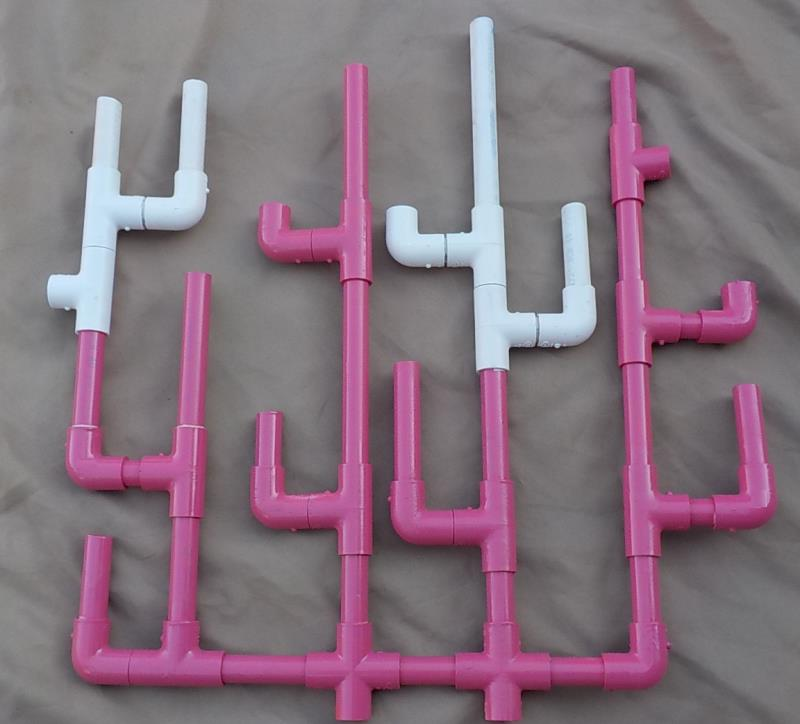
#> input picture controls_pyqt/coral.png, 800 x 724 px
$ python -i coral_task.py   (imports and definitions only)
#> lines starting #> are read from the running program, lines starting #| are printed output that depends on the picture; after the words box and inside, x2 and y2 are one past the last pixel; in counts of white or black regions, pixels touching at a corner belong together
import cv2
import numpy as np
import imutils
from imutils import contours
# [10 lines not run here, left out]


def picture_lines(pictures):
#> called with pictures = 'controls_pyqt/coral.png'
    img = cv2.imread(pictures)
#> img is the input picture: shape (724, 800, 3); mean B, G, R 125.8, 113.2, 132.9
    picture = cv2.cvtColor(img, cv2.COLOR_BGR2HSV)
#> picture: shape (724, 800, 3); mean H, S, V 140.1, 37.8, 135.2

    hsv_dark_red = np.uint8([[[321, 45, 33]]])

    hsv_light_red = np.uint8([[[330, 36, 76]]])
    kernel = np.ones((5,5), np.float32)/25

    picture_picture = cv2.filter2D(picture, -1, kernel)
#> picture_picture: shape (724, 800, 3); mean H, S, V 140.1, 37.8, 135.2
    mask_picture = cv2.inRange(picture_picture, hsv_light_red, hsv_dark_red)
#> mask_picture: shape (724, 800); every value is 0

    picture_show = cv2.bitwise_and(picture_picture, picture_picture, mask_picture)
    picture_picture_show = cv2.cvtColor(picture_show, cv2.COLOR_BGR2GRAY)
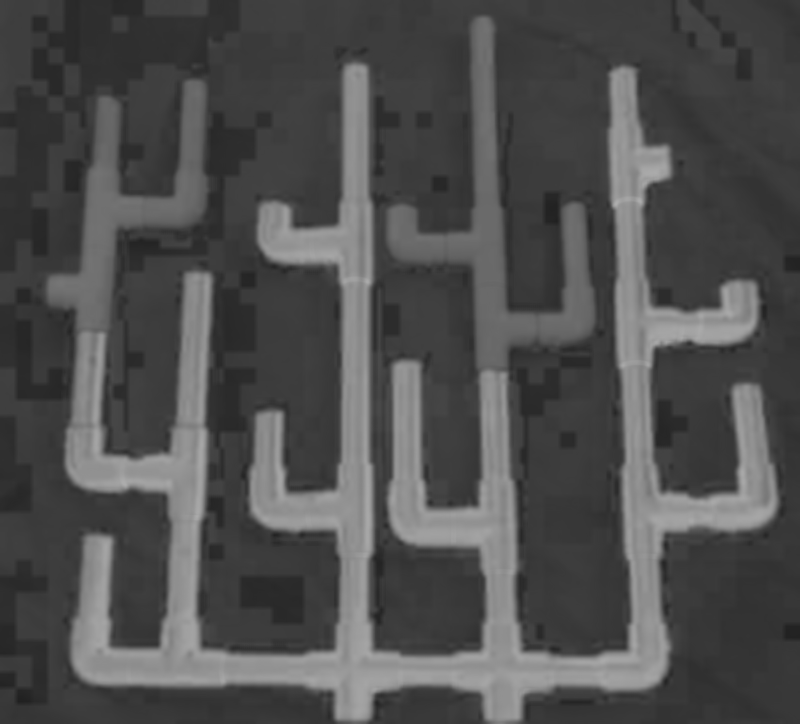
#> picture_picture_show: shape (724, 800); min 32, max 174, mean 78.6

    ret, red_part = cv2.threshold(picture_picture_show, 127,255,0)
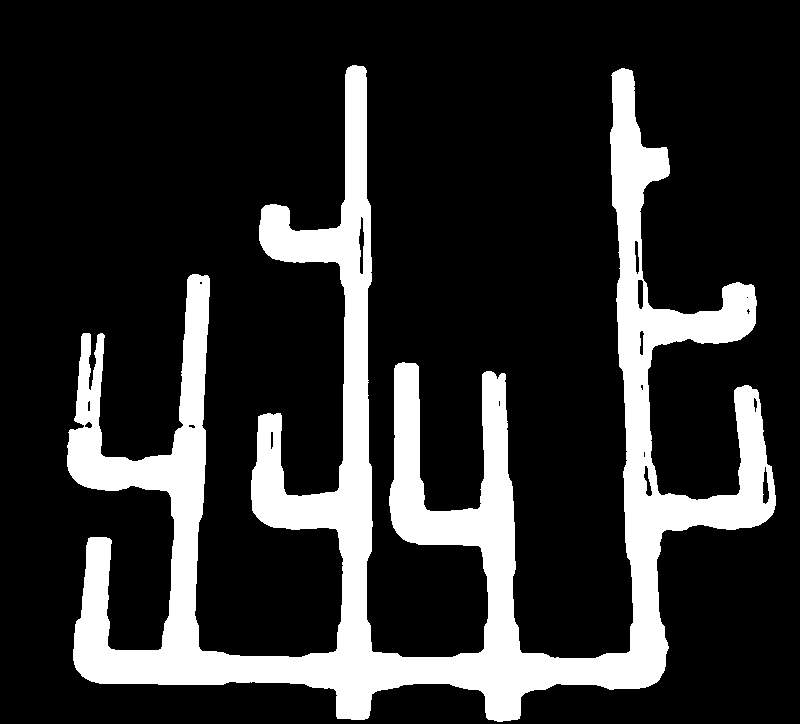
#> red_part: shape (724, 800); 18.6% white; 1 white region, box (x1, y1, x2, y2) and area: (67, 65, 776, 722) 107495
    ret_white, white_part = cv2.threshold(picture_picture_show, 255-160, 255, 0)
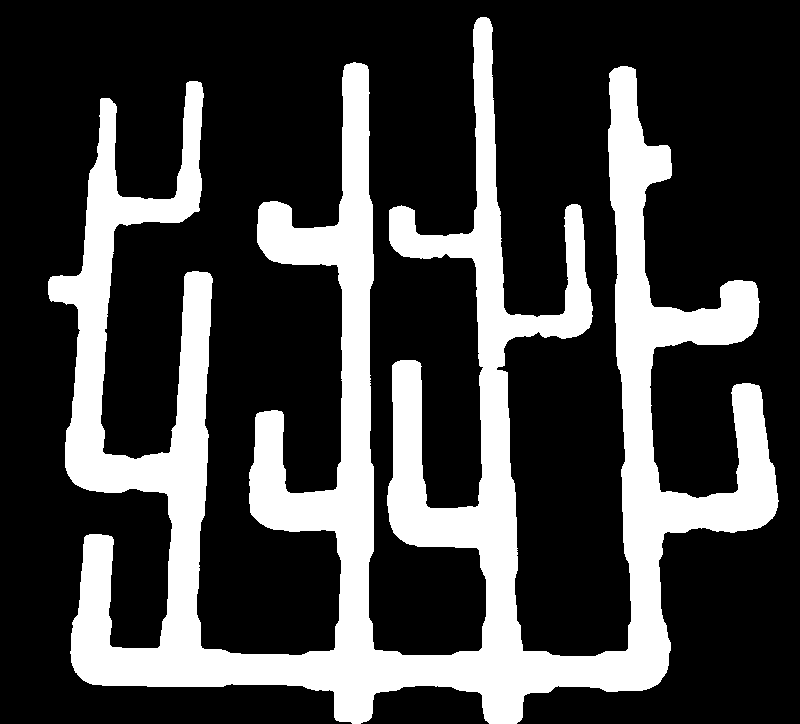
#> white_part: shape (724, 800); 26.1% white; 1 white region, box (x1, y1, x2, y2) and area: (48, 17, 779, 724) 151071
#> ret_white = 95
    white_white_white = cv2.subtract(white_part, red_part)
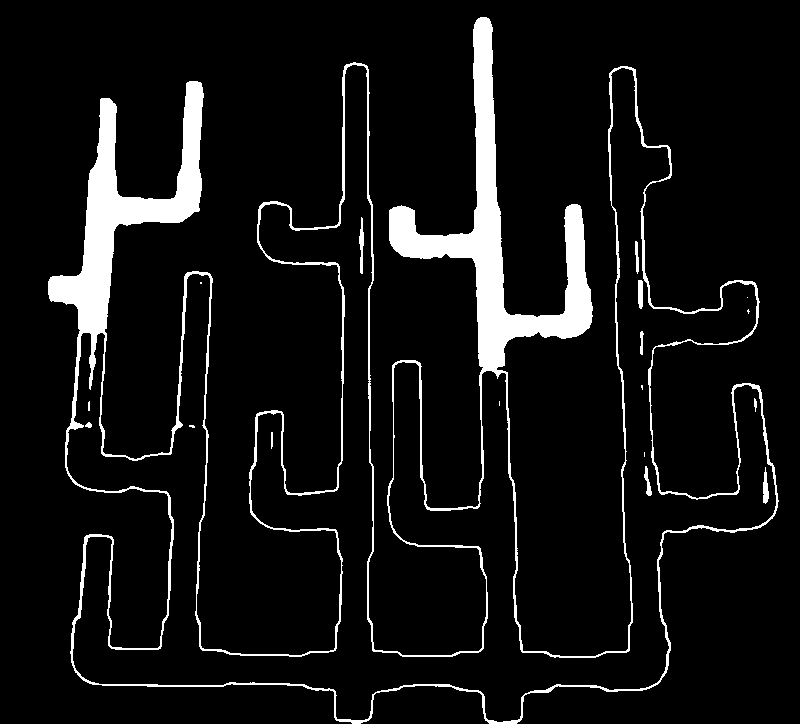
#> white_white_white: shape (724, 800); 7.5% white; 18 white regions (8 under 20 px)
    full_part, hierarchy_full_part = cv2.findContours(white_white_white, cv2.RETR_TREE,cv2.CHAIN_APPROX_SIMPLE)
#> full_part = 19 contours, 10 with area under 20; largest, box (x1, y1, x2, y2) and area: (48, 17, 779, 724) 146476, (66, 64, 777, 723) 111954, (359, 217, 364, 274) 114, (763, 467, 769, 504) 108, (638, 280, 643, 309) 105
    reds_part, hierarchy_red_part = cv2.findContours(red_part, cv2.RETR_TREE, cv2.CHAIN_APPROX_SIMPLE)
#> reds_part = 18 contours, 6 with area under 20; largest, box (x1, y1, x2, y2) and area: (67, 65, 776, 722) 104780, (358, 216, 365, 275) 230, (762, 466, 770, 505) 184, (637, 279, 644, 310) 167, (643, 465, 653, 497) 140
    full = full_part
#> full has the same summary as full_part
    for i in range(0, len(full_part)):
        for j in range(0, len(full_part[i])):
            for k in range(0, len(reds_part)):
                for m in range(0, len(reds_part[k])):
                    if(full_part[i][j][0][0] == reds_part[k][m][0][0] and full_part[i][j][0][1] == reds_part[k][m][0][1]):
                        full.remove(full_part[i][j])
#> this loop made 19 passes
    return ([full_part, reds_part, full])


# [59 lines left out: functions draw_picture, region_place, draw_rectangles, not called in this run]

>>> result = picture_lines('controls_pyqt/coral.png')
#> result = 3 items
